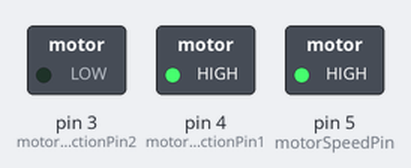
A sketch run on a simulated Arduino Uno, built with avr-gcc and run on an emulated ATmega328P. Parts: switched loads named in the sketch (green lamp = pin HIGH).

Above: at 0.1 s.
Timing chart, 0 to 1.6 s (numbered marks = the images above):
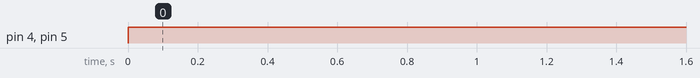

Measured:
- by itself, pin 4 (motorDirectionPin1), pin 5 (motorSpeedPin): LOW → HIGH at 0.00 s

The sketch:

dcMotor_control.ino
```cpp
int motorSpeedPin=5;
int motorDirectionPin1=4;
int motorDirectionPin2=3;
int dcOutPut;
int motorSpeed=255;
void setup() {
  // put your setup code here, to run once:
Serial.begin(9600);
pinMode(motorSpeedPin,OUTPUT);
pinMode(motorDirectionPin1,OUTPUT);
pinMode(motorDirectionPin2,OUTPUT);
}

void loop() {
  // put your main code here, to run repeatedly:
digitalWrite(motorDirectionPin1,HIGH);
digitalWrite(motorDirectionPin2,LOW);
analogWrite(motorSpeedPin,motorSpeed);
}
```
